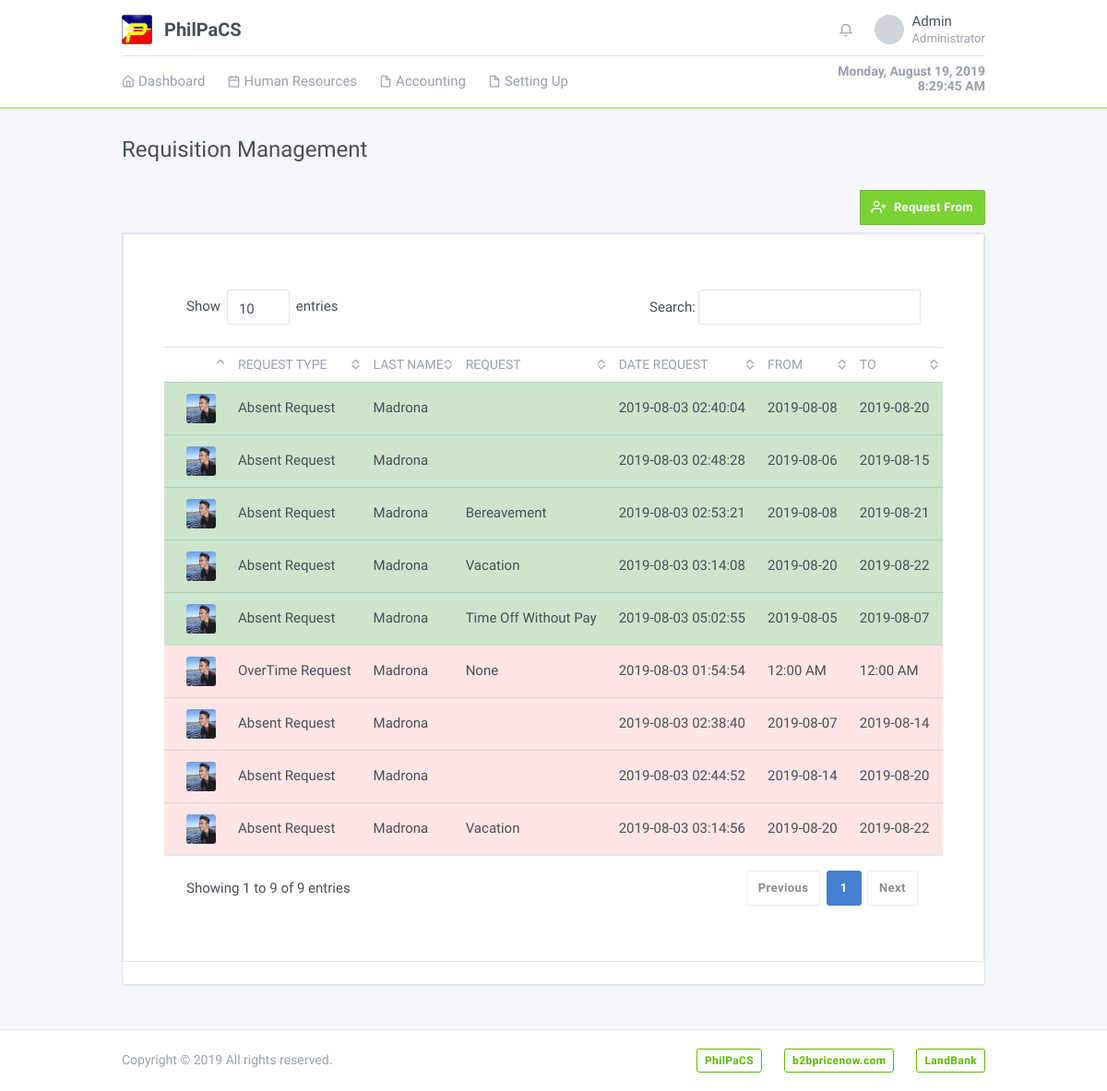
The page /system/Requisition.php (signed in) on the database as committed earlier.
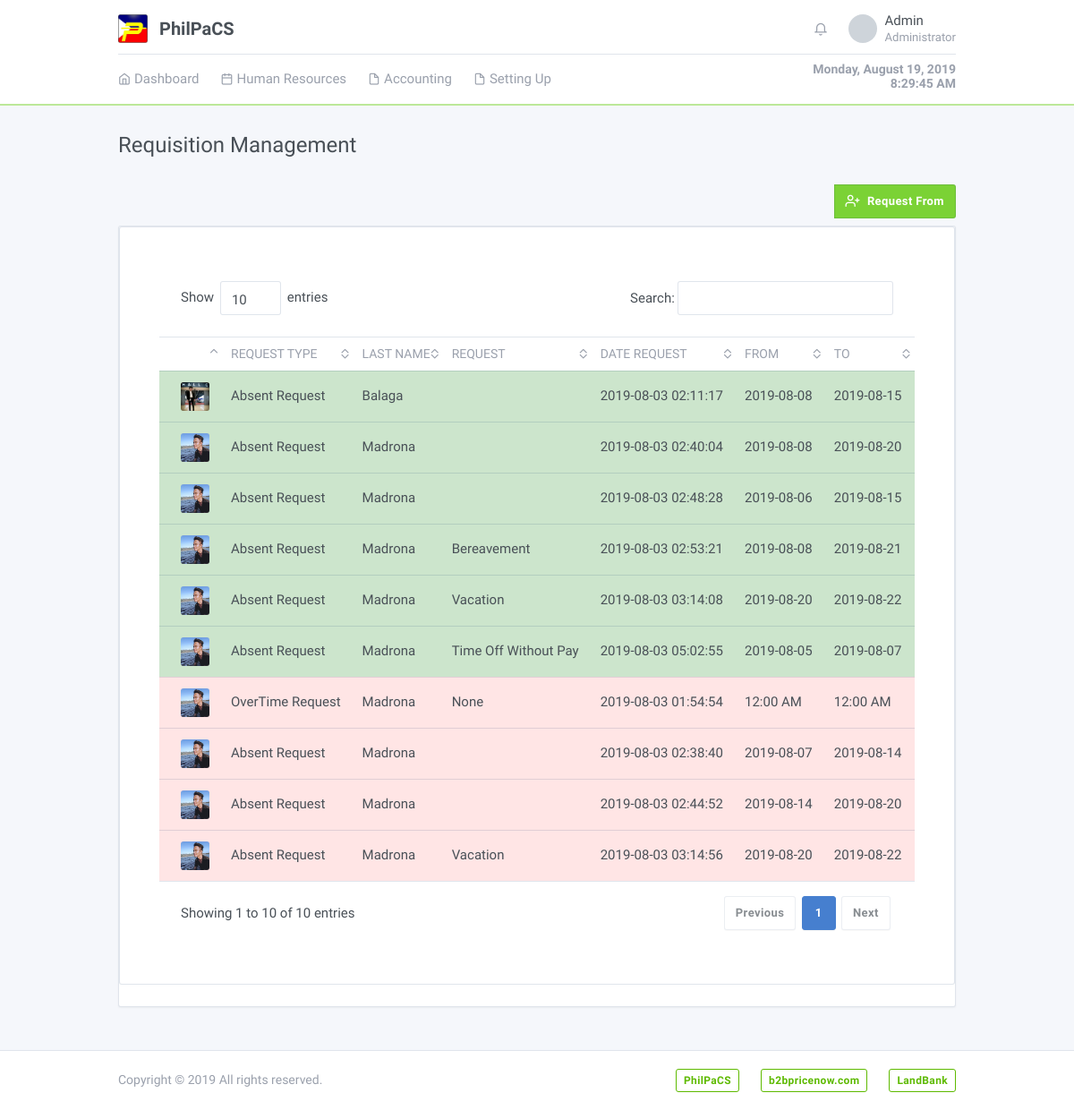
The same page on the database as committed later.
### tables this page shows
CREATE TABLE `personaldetailstbl` (
  `personalID` int(11) NOT NULL AUTO_INCREMENT,
  `firstName` varchar(50) NOT NULL,
  `middleName` varchar(50) DEFAULT NULL,
  `lastName` varchar(50) NOT NULL,
  `contactNumber` varchar(15) NOT NULL,
  `email` varchar(60) NOT NULL,
  `gender` tinyint(1) NOT NULL,
  `birthday` date NOT NULL,
  `age` int(3) NOT NULL,
  `photo` varchar(255) DEFAULT NULL,
  `status` tinyint(1) NOT NULL,
  PRIMARY KEY (`personalID`)
);

CREATE TABLE `requestformtbl` (
  `requestID` int(11) NOT NULL AUTO_INCREMENT,
  `RequestType` varchar(50) DEFAULT NULL,
  `firstName` varchar(50) DEFAULT NULL,
  `lastName` varchar(50) DEFAULT NULL,
  `Request` varchar(100) DEFAULT NULL,
  `DateFrom` date DEFAULT NULL,
  `DateTo` date DEFAULT NULL,
  `Reason` longtext,
  `DateRequest` datetime DEFAULT NULL,
  `status` varchar(50) DEFAULT NULL,
  PRIMARY KEY (`requestID`)
);

### models/Config.php (called while the page is built, shortened)
<?php
require_once 'Database.php';
class Config extends Database {
	protected $conn;
	public function __construct() {
		$database = new Database();
		$this->conn = $database->db_connection();
	}
	public function runQuery($sql) {
		$stmt = $this->conn->prepare($sql);
		return $stmt;
	}
}

### models/Database.php (called while the page is built, shortened)
<?php
class Database {
	private $host = "localhost";
	private $dbname = "philpacs";
	private $username = "root";
	private $password = "";
	public function db_connection(){
		try {
			$this->conn = new PDO("mysql:host=" . $this->host . ";dbname=" . $this->dbname, $this->username, $this->password);
			$this->conn->setAttribute(PDO::ATTR_ERRMODE, PDO::ERRMODE_EXCEPTION);
			return $this->conn;
		} catch (PDOException $e) {
			echo "Connection Error: " . $e->getMessage();
		}
	}
}

### includes/requisition/requisition.php (the view, shortened to what this page needs)
<div class="card">
    <div class="card-body">
        <form class="m-t-40" id="addEmployeeForm" enctype="multipart/form-data">
            <div class="tab-content tabcontent-border p-2">
                <div class="tab-pane active" id="Requestpending" role="tabpanel">
                    <div class="p-3">
                      <div class="panel-body">
                          <div class="box-body table-responsive">
                          <table class="table card-table table-vcenter text-nowrap datatable table-hover" id="employeeTable">
                            <thead>
                              <tr>
                                <th class="w-1"></th>
                                <th>Request type</th>
                                <th>Last Name</th>
                                <th>Request</th>
                                <th>Date Request</th>
                                <th>From</th>
                                <th>To</th>
                                <th>Status</th>
                              </tr>
                            </thead>
                            <tbody>
                              <?php
                                $stmt = $config->runQuery("SELECT personaldetailstbl.photo AS profilePicture,
                                                            personaldetailstbl.lastName, requestformtbl.lastName,
                                                            requestformtbl.firstName, requestformtbl.Request,
                                                            requestformtbl.DateRequest, requestformtbl.RequestType,
                                                            requestformtbl.DateFrom, requestformtbl.DateTo, requestformtbl.Reason,
                                                            requestformtbl.requestID, requestformtbl.status
                                                             FROM personaldetailstbl INNER JOIN requestformtbl
                                                             ON requestformtbl.lastName = personaldetailstbl.lastName
                                                           ORDER BY FIELD(requestformtbl.status, 'pending', 'approved', 'declined')");
                                $stmt->execute();
                                while ($row = $stmt->fetch(PDO::FETCH_ASSOC)) {
                                  $profilePicture = $row['profilePicture'];
                                    $requestID = $row['requestID'];
                                  $RequestType = $row['RequestType'];
                                  $firstName = $row['firstName'];
                                  $lastName = $row['lastName'];
                                  $Request = $row['Request'];
                                  $DateRequest = $row['DateRequest'];
                                  $Reason = $row['Reason'];
                                  $status = $row['status'];
                                  if ($RequestType == 'Absent Request') {
                                    $DateFrom =  date('Y-m-d', strtotime($row['DateFrom']));
                                    $DateTo =  date('Y-m-d', strtotime($row['DateTo']));
                                  }
                                  else {
                                    $DateFrom =  date('h:i A', strtotime($row['DateFrom']));
                                    $DateTo =  date('h:i A', strtotime($row['DateTo']));
                                  }
                                  if ($status == 'approved') {
                                    ?>
                                    <tr class="requisition-link" style="background:#cce5cc" data-toggle="modal" data-target="#viewapproved" data-id="<?=$requestID;?>" data-lastname="<?=$lastName;?>" data-requesttype="<?=$RequestType;?>" data-firstname="<?=$firstName;?>" data-typerequest = "<?=$Request;?>" data-reason="<?=$Reason;?>" data-datefrom="<?=$DateFrom;?>" data-dateto="<?=$DateTo;?>">
                                  <?php
                                  }
                                  if ($status == 'declined') {
                                    ?>
                                    <tr class="requisition-link" style="background:#ffe5e5" data-toggle="modal" data-target="#viewapproved" data-id="<?=$requestID;?>" data-lastname="<?=$lastName;?>" data-requesttype="<?=$RequestType;?>" data-firstname="<?=$firstName;?>" data-typerequest = "<?=$Request;?>" data-reason="<?=$Reason;?>" data-datefrom="<?=$DateFrom;?>" data-dateto="<?=$DateTo;?>">
                                  <?php
                                  }
                                  ?>
                                  <td>
                                      <span class="avatar d-block rounded" style="background-image: url(<?php if ($profilePicture !== "") { ?>'<?=$profilePicture?>' <?php ; } else { ?> ../assets/logo/image_placeholder.png <?php } ?>)"></span>
                                  </td>
                                      <td>
                                          <?=$RequestType;?>
                                      </td>
                                      <td><?=$lastName;?></td>
                                      <td><?=$Request;?></td>
                                      <td><?=$DateRequest;?></td>
                                      <td><?=$DateFrom;?></td>
                                      <td><?=$DateTo;?></td>
                                      <td><?=$status;?></td>
                                  </tr>
                                  <?php
                                }
                              ?>
                            </tbody>
                          </table>
                        </div>
                        </div>
                      </div>
                    </div>
                </div>
            </div>
    </div>
</div>

### system/Requisition.php (shortened to what this page needs)
<?php
    $config = new Config();
    $config->isnot_loggedin();
?>
<!DOCTYPE html>
<html lang="en" dir="ltr">
  <head>
    <link rel="stylesheet" href="https://maxcdn.bootstrapcdn.com/font-awesome/4.7.0/css/font-awesome.min.css">
    <?php include '../includes/plugins.php'; ?>
    <link rel="stylesheet" type="text/css" href="../assets/css/style.css" />
  </head>
  <body class="">
        <div class="page">
          <div class="flex-fill">
            <?php include '../includes/header.php'; ?>
            <div class="my-3 my-md-5">
              <div class="container">
                  <div class="page-header">
                    <h1 class="page-title">
                      Requisition Management
                    </h1>
                  </div>
                  <div class="float-right">
                    <div class="input-group mb-2">
                      <div class="input-group-append">
                        <button type="button" class="btn btn-lime"  data-toggle="modal" data-target="#addAbsentModal"><i class="fe fe-user-plus mr-2"></i>Request From</button>
                        </div>
                    </div>
                  </div>
                  <div class="clearfix"></div>
                  <div class="row row-cards">
                    <div class="col-lg-12">
                      <div class="card">
                        <div class="dimmer active">
                          <div id='archive-dimmer-content'>
                        <div class="table-responsive">
                          <?php include '../includes/Requisition/requisition.php'; ?>
                        </div>
                  <?php include '../includes/Requisition/modal.requisition.php'; ?>
                </div>
              </div>
            </div>
          </div>
              </div>
              </div>
            </div>
        <?php include '../includes/footer.php'; ?>
  </body>
</html>

### includes/plugins.php (shortened to what this page needs)
<link href="../assets/css/dashboard.css" rel="stylesheet" />
<link href="../assets/plugins/charts-c3/plugin.css" rel="stylesheet" />
<link href="../assets/plugins/maps-google/plugin.css" rel="stylesheet" />
<link href="../assets/plugins/bootstrap-datepicker/dist/bootstrap-datepicker.min.css" rel="stylesheet" />
<link href="../assets/plugins/timepicker/jquery.timepicker.min.css" rel="stylesheet" />
<link href="../assets/plugins/sweetalert/sweetalert.min.css" rel="stylesheet" />
<link href="../assets/plugins/sweetalert/sweetalert.min.css" rel="stylesheet" />
<link href="../assets/plugins/dropzone/dropzone.css" rel="stylesheet" />
<link href="../assets/plugins/animate/animate.min.css" rel="stylesheet" />
<link href="../assets/plugins/fullcalendar/plugin.css" rel="stylesheet" />
<link href="../assets/plugins/datetimepicker/bootstrap-datetimepicker.min.css" rel="stylesheet" />

### includes/header.php (shortened to what this page needs)
<div class="header pt-4 sticky-top">
  <div class="container">
    <div class="d-flex">
      <a class="header-brand" href="./index.php">
        <img src="../assets/logo/Logo.png" class="header-brand-img" alt="PhilPaCS logo">
        PhilPaCS
      </a>
      <div class="d-flex order-lg-2 ml-auto">
        <div class="dropdown d-none d-md-flex">
          <a class="nav-link icon" data-toggle="dropdown">
            <i class="fe fe-bell"></i>
          </a>
        </div>
        <div class="dropdown">
          <a href="#" class="nav-link pr-0 leading-none" data-toggle="dropdown">
            <span class="avatar"></span>
            <span class="ml-2 d-none d-lg-block">
              <span class="text-default">
                <?php
                  $session = $config->runQuery("SELECT username,
                                                CASE WHEN accountType = 1
                                                     THEN 'Authorizer'
                                                     WHEN accountType = 0
                                                     THEN 'Maker'
                                                     ELSE 'Administrator'
                                                END AS accountType, personalID
                                                FROM accountstbl
                                                WHERE username=:username LIMIT 1");
                  $session->execute(array(":username" => $_SESSION['username']));
                  $display = $session->fetch(PDO::FETCH_ASSOC);
                  echo $display['username'];
                ?>
              </span>
              <small class="text-muted d-block mt-1"><?=$display['accountType'];?></small>
            </span>
          </a>
        </div>
      </div>
    </div>
  </div>
  <div class="header collapse d-lg-flex p-0" id="headerMenuCollapse">
    <div class="container">
      <div class="row text-md-right text-sm-center align-items-center">
        <div class="col-md-3 ml-auto col-xs-12 col-sm-12 align-self-center">
          <h6 class="text-muted form-text" id="clockbox"></h6>
        </div>
        <div class="col-lg order-lg-first">
          <ul class="nav nav-tabs border-0 flex-column flex-lg-row">
            <li class="nav-item">
              <a href="./index.php" class="nav-link"><i class="fe fe-home"></i> Dashboard</a>
            </li>
            <li class="nav-item dropdown">
              <a href="javascript:void(0)" class="nav-link" data-toggle="dropdown"><i class="fe fe-calendar"></i> Human Resources</a>
            </li>
            <li class="nav-item dropdown">
              <a href="javascript:void(0)" class="nav-link" data-toggle="dropdown"><i class="fe fe-file"></i> Accounting</a>
            </li>
            <li class="nav-item dropdown">
              <a href="javascript:void(0)" class="nav-link" data-toggle="dropdown"><i class="fe fe-file"></i> Setting Up</a>
            </li>
          </ul>
        </div>
      </div>
    </div>
  </div>
</div>

### includes/requisition/modal.requisition.php (shortened to what this page needs)
</div>

### includes/footer.php
<footer class="footer">
  <div class="container">
    <div class="row align-items-center flex-row-reverse">
      <div class="col-auto ml-lg-auto">
        <div class="row align-items-center">
          <div class="col-auto">
            <a href="#" class="btn btn-outline-success btn-sm">PhilPaCS</a>
          </div>
          <div class="col-auto">
            <a href="#" class="btn btn-outline-success btn-sm">b2bpricenow.com</a>
          </div>
          <div class="col-auto">
            <a href="#" class="btn btn-outline-success btn-sm">LandBank</a>
          </div>
        </div>
      </div>
      <div class="col-12 col-lg-auto mt-3 mt-lg-0 text-center">
        Copyright © 2019 All rights reserved.
      </div>
    </div>
  </div>
</footer>

### assets/css/style.css (style rules this page uses)
#employeeTable tr { cursor: pointer; }

Rows that differ between the two databases and show on the page:
now on this page (row edited): personaldetailstbl: photo (picture), requestformtbl.RequestType "Absent Request", requestformtbl.lastName "Balaga", requestformtbl.DateRequest "2019-08-03 02:11:17", requestformtbl.DateFrom "2019-08-08", requestformtbl.DateTo "2019-08-15"
Other text that changed with them:
text written by a page script: "Show entries Search: Showing 1 to 9 of 9 entries Previous 1 Next" → "Show entries Search: Showing 1 to 10 of 10 entries Previous 1 Next"
